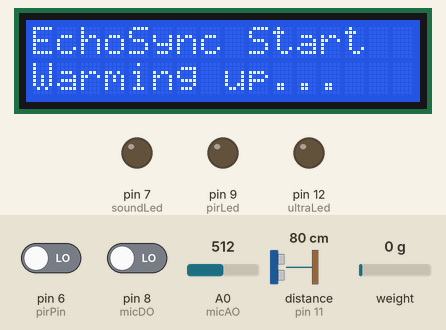
A sketch run on a simulated Arduino Uno, built with avr-gcc and run on an emulated ATmega328P. Parts: 16×2 character LCD, output pins drawn as LEDs (lit = HIGH). Wiring (inferred from the names in the program): HX711 load-cell converter: data pin 5; SCK pin 4. The inputs (shaded band) are chosen by the test bench; at power-on: pin 6 (pirPin) LOW, pin 8 (micDO) LOW, A0 (micAO) = 512, distance to the obstacle (sensor on pin 11) 80 cm, weight on the scale 0 g. The echo pulse lasts 58.3 µs per cm; pins used as bus, display or sensor lines are not drawn; what the sketch prints to the serial monitor is not drawn.

Above: at 0.1 s.
At 3.4 s:
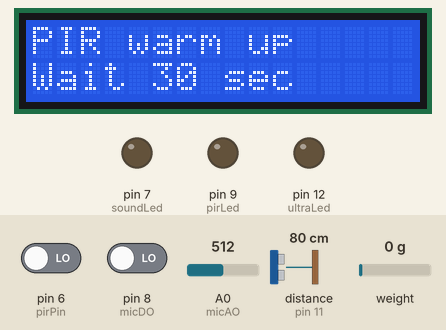
At 33.5 s:
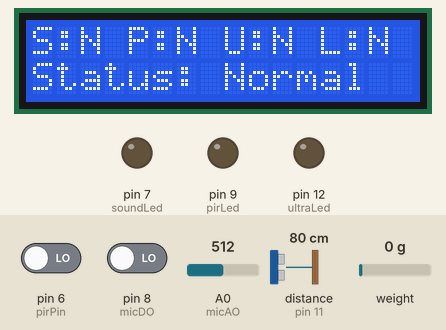

Measured:
- what the display in image 1 shows lasts 30.1 s, from 3.3 s to 33.4 s

The sketch:

EchoSync.ino
```cpp
#include <Wire.h>
#include <LiquidCrystal_I2C.h>

LiquidCrystal_I2C lcd(0x27, 16, 2);

// KY-038
const int micAO = A0;
const int micDO = 8;

// PIR
const int pirPin = 6;

// LEDs
const int soundLed = 7;
const int pirLed = 9;
const int ultraLed = 12;

// Ultrasonic
const int trigPin = 10;
const int echoPin = 11;

// HX711 Load Cell
const int HX_DT = 5;
const int HX_SCK = 4;

int soundThreshold = 15;      // lowered from 20
int distanceThreshold = 50;   // cm

long loadOffset = 0;
long loadThreshold = 5000;

unsigned long lastPrintTime = 0;
unsigned long lastLCDTime = 0;

unsigned long lastSoundTime = 0;
unsigned long lastMotionTime = 0;
unsigned long lastNearTime = 0;
unsigned long lastLoadTime = 0;

const unsigned long holdTime = 2000; // show detection for 2 sec

void setup() {
  Serial.begin(115200);

  lcd.init();
  lcd.backlight();
  lcd.clear();
  lcd.setCursor(0, 0);
  lcd.print("EchoSync Start");
  lcd.setCursor(0, 1);
  lcd.print("Warming up...");

  pinMode(micAO, INPUT);
  pinMode(micDO, INPUT);
  pinMode(pirPin, INPUT);

  pinMode(soundLed, OUTPUT);
  pinMode(pirLed, OUTPUT);
  pinMode(ultraLed, OUTPUT);

  pinMode(trigPin, OUTPUT);
  pinMode(echoPin, INPUT);

  pinMode(HX_DT, INPUT);
  pinMode(HX_SCK, OUTPUT);

  digitalWrite(soundLed, LOW);
  digitalWrite(pirLed, LOW);
  digitalWrite(ultraLed, LOW);
  digitalWrite(trigPin, LOW);
  digitalWrite(HX_SCK, LOW);

  Serial.println("EchoSync Arduino sensor node starting...");
  Serial.println("Keep load cell empty for tare...");
  delay(3000);

  long tareValue = 0;
  if (readHX711Average(3, tareValue)) {
    loadOffset = tareValue;
    Serial.print("Load cell tare offset: ");
    Serial.println(loadOffset);
  } else {
    Serial.println("HX711 not ready. Continuing without load cell.");
    loadOffset = 0;
  }

  lcd.clear();
  lcd.setCursor(0, 0);
  lcd.print("PIR warm up");
  lcd.setCursor(0, 1);
  lcd.print("Wait 30 sec");

  Serial.println("Wait 30 seconds for PIR warm up...");
  delay(30000);

  lcd.clear();
  lcd.setCursor(0, 0);
  lcd.print("EchoSync Ready");
  lcd.setCursor(0, 1);
  lcd.print("Monitoring...");
  Serial.println("Ready!");
}

int readSoundLevel() {
  int minValue = 1023;
  int maxValue = 0;

  for (int i = 0; i < 200; i++) {
    int value = analogRead(micAO);

    if (value < minValue) minValue = value;
    if (value > maxValue) maxValue = value;

    delayMicroseconds(200);
  }

  return maxValue - minValue;
}

float readDistanceCM() {
  digitalWrite(trigPin, LOW);
  delayMicroseconds(2);

  digitalWrite(trigPin, HIGH);
  delayMicroseconds(10);
  digitalWrite(trigPin, LOW);

  long duration = pulseIn(echoPin, HIGH, 30000);

  if (duration == 0) {
    return -1;
  }

  return duration * 0.0343 / 2;
}

bool readHX711Raw(long &value) {
  unsigned long startTime = millis();

  while (digitalRead(HX_DT) == HIGH) {
    if (millis() - startTime > 100) {   // shorter timeout so it won't freeze
      return false;
    }
  }

  long count = 0;

  for (int i = 0; i < 24; i++) {
    digitalWrite(HX_SCK, HIGH);
    delayMicroseconds(1);

    count = count << 1;

    digitalWrite(HX_SCK, LOW);
    delayMicroseconds(1);

    if (digitalRead(HX_DT)) {
      count++;
    }
  }

  digitalWrite(HX_SCK, HIGH);
  delayMicroseconds(1);
  digitalWrite(HX_SCK, LOW);
  delayMicroseconds(1);

  if (count & 0x800000) {
    count |= 0xFF000000;
  }

  value = count;
  return true;
}

bool readHX711Average(int times, long &average) {
  long total = 0;
  int successCount = 0;

  for (int i = 0; i < times; i++) {
    long raw = 0;

    if (readHX711Raw(raw)) {
      total += raw;
      successCount++;
    }

    delay(5);
  }

  if (successCount == 0) {
    return false;
  }

  average = total / successCount;
  return true;
}

void updateLCD(bool soundShown, bool motionShown, bool nearShown, bool loadShown, bool possibleFall, float distanceCM) {
  lcd.clear();

  lcd.setCursor(0, 0);
  lcd.print("S:");
  lcd.print(soundShown ? "Y" : "N");

  lcd.print(" P:");
  lcd.print(motionShown ? "Y" : "N");

  lcd.print(" U:");
  lcd.print(nearShown ? "Y" : "N");

  lcd.print(" L:");
  lcd.print(loadShown ? "Y" : "N");

  lcd.setCursor(0, 1);

  if (possibleFall) {
    lcd.print("RISK: FALL");
  } else if (soundShown || motionShown || nearShown || loadShown) {
    lcd.print("ALERT ");

    if (distanceCM == -1) {
      lcd.print("D:--");
    } else {
      lcd.print("D:");
      lcd.print((int)distanceCM);
      lcd.print("cm");
    }
  } else {
    lcd.print("Status: Normal");
  }
}

void loop() {
  int soundLevel = readSoundLevel();
  int micDigital = digitalRead(micDO);
  int pirValue = digitalRead(pirPin);
  float distanceCM = readDistanceCM();

  long loadRaw = 0;
  bool loadReady = readHX711Average(1, loadRaw);
  long loadNet = loadRaw - loadOffset;

  bool soundDetected = soundLevel > soundThreshold;
  bool motionDetected = pirValue == HIGH;
  bool nearDetected = distanceCM > 0 && distanceCM < distanceThreshold;
  bool loadDetected = loadReady && labs(loadNet) > loadThreshold;

  if (soundDetected) lastSoundTime = millis();
  if (motionDetected) lastMotionTime = millis();
  if (nearDetected) lastNearTime = millis();
  if (loadDetected) lastLoadTime = millis();

  bool soundShown = millis() - lastSoundTime < holdTime;
  bool motionShown = millis() - lastMotionTime < holdTime;
  bool nearShown = millis() - lastNearTime < holdTime;
  bool loadShown = millis() - lastLoadTime < holdTime;

  bool possibleFall = soundShown && nearShown && !motionShown;
  bool alert = soundShown || motionShown || nearShown || loadShown;

  digitalWrite(soundLed, soundShown ? HIGH : LOW);
  digitalWrite(pirLed, motionShown ? HIGH : LOW);
  digitalWrite(ultraLed, nearShown ? HIGH : LOW);

  // Update LCD every 500ms
  if (millis() - lastLCDTime >= 500) {
    lastLCDTime = millis();
    updateLCD(soundShown, motionShown, nearShown, loadShown, possibleFall, distanceCM);
  }

  // Print JSON every 1 second for Raspberry Pi
  if (millis() - lastPrintTime >= 1000) {
    lastPrintTime = millis();

    Serial.print("{\"soundLevel\":");
    Serial.print(soundLevel);

    Serial.print(",\"micDigital\":");
    Serial.print(micDigital);

    Serial.print(",\"pirMotion\":");
    Serial.print(pirValue);

    Serial.print(",\"distanceCm\":");
    if (distanceCM == -1) {
      Serial.print(-1);
    } else {
      Serial.print(distanceCM);
    }

    Serial.print(",\"soundDetected\":");
    Serial.print(soundShown ? 1 : 0);

    Serial.print(",\"nearDetected\":");
    Serial.print(nearShown ? 1 : 0);

    Serial.print(",\"loadReady\":");
    Serial.print(loadReady ? 1 : 0);

    Serial.print(",\"loadRaw\":");
    Serial.print(loadRaw);

    Serial.print(",\"loadNet\":");
    Serial.print(loadNet);

    Serial.print(",\"loadDetected\":");
    Serial.print(loadShown ? 1 : 0);

    Serial.print(",\"possibleFall\":");
    Serial.print(possibleFall ? 1 : 0);

    Serial.print(",\"alert\":");
    Serial.print(alert ? 1 : 0);

    Serial.println("}");
  }

  delay(50);
}
```
